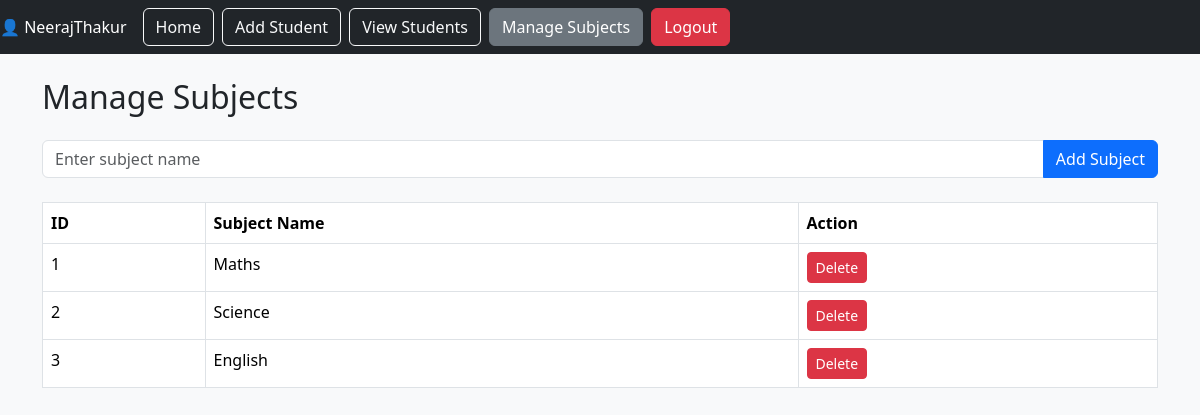
/subjects (signed in), run on the app's committed database.
### tables this page shows
CREATE TABLE subjects (
        id INTEGER PRIMARY KEY AUTOINCREMENT,
        subject_name TEXT UNIQUE NOT NULL
    );

### app.py (the view)
@app.route("/subjects")
def manage_subjects():
    if "user_id" not in session:
        return redirect("/login")
    conn = sqlite3.connect("students.db")
    cursor = conn.cursor()
    cursor.execute("SELECT * FROM subjects")
    subjects = cursor.fetchall()
    conn.close()
    return render_template("subjects.html", subjects=subjects)

### templates/subjects.html
{% extends "base.html" %}
{% block content %}
<h2 class="mb-4">Manage Subjects</h2>
<form method="POST" action="/add_subject" class="mb-4">
    <div class="input-group">
        <input type="text" name="subject_name"
               class="form-control"
               placeholder="Enter subject name" required>
        <button class="btn btn-primary">Add Subject</button>
    </div>
</form>
<table class="table table-bordered">
    <thead>
        <tr>
            <th>ID</th>
            <th>Subject Name</th>
            <th>Action</th>
        </tr>
    </thead>
    <tbody>
        {% for subject in subjects %}
        <tr>
            <td>{{ subject[0] }}</td>
            <td>{{ subject[1] }}</td>
            <td>
                <a href="/delete_subject/{{ subject[0] }}"
                   class="btn btn-danger btn-sm">
                   Delete
                </a>
            </td>
        </tr>
        {% endfor %}
    </tbody>
</table>
{% endblock %}

### templates/base.html (shortened to what this page needs)
<!DOCTYPE html>
<html>
<head>
  <link href="https://cdn.jsdelivr.net/npm/bootstrap@5.3.2/dist/css/bootstrap.min.css" rel="stylesheet">
</head>
<body class="bg-light">
  <nav class="navbar navbar-expand-lg navbar-dark bg-dark">
    <div class="d-flex align-items-center">
      <span class="text-white me-3">
        👤 {{ session.get('username') }}
      </span>
      <a class="btn btn-outline-light me-2" href="/">Home</a>
      <a class="btn btn-outline-light me-2" href="/add">Add Student</a>
      <a class="btn btn-outline-light me-2" href="/students">View Students</a>
      <a href="/subjects" class="btn btn-secondary me-2">
        Manage Subjects
      </a>
      <a href="/logout" class="btn btn-danger">
        Logout
      </a>
    </div>
  </nav>
  <div class="container mt-4">
    {% block content %}
    {% endblock %}
  </div>
</body>
</html>

### data on the page
subjects: id "1", subject_name "Maths"
subjects: id "2", subject_name "Science"
subjects: id "3", subject_name "English"

### other printed values
{{ session.get('username') }} "NeerajThakur"
